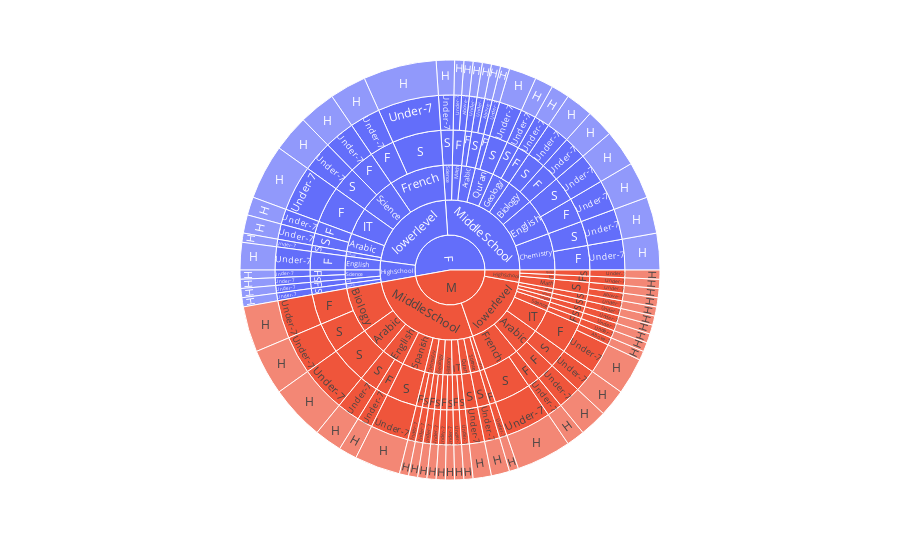

The notebook cell saved with this chart:
### Code cell
fig = px.sunburst(Edu_Yes, path=["gender",'StageID','Topic',
                                    'Semester','StudentAbsenceDays','Class'])
fig.show()

### Figure 1 — Plotly figure (JSON) as saved in the notebook; plotly's stock layout.template omitted (floating-point values rounded to 4 significant figures; data arrays with more than 128 entries replaced by an {"elided": "..."} marker saying what was removed)
{"data": [{"branchvalues": "total", "domain": {"x": [0, 1], "y": [0, 1]}, "hovertemplate": "labels=%{label}<br>count=%{value}<br>parent=%{parent}<br>id=%{id}<extra></extra>", "ids": {"elided": "225 str values"}, "labels": {"elided": "225 str values"}, "name": "", "parents": {"elided": "225 str values"}, "type": "sunburst", "values": {"elided": "225 int values"}}], "layout": {"legend": {"tracegroupgap": 0}, "margin": {"t": 60}}}
